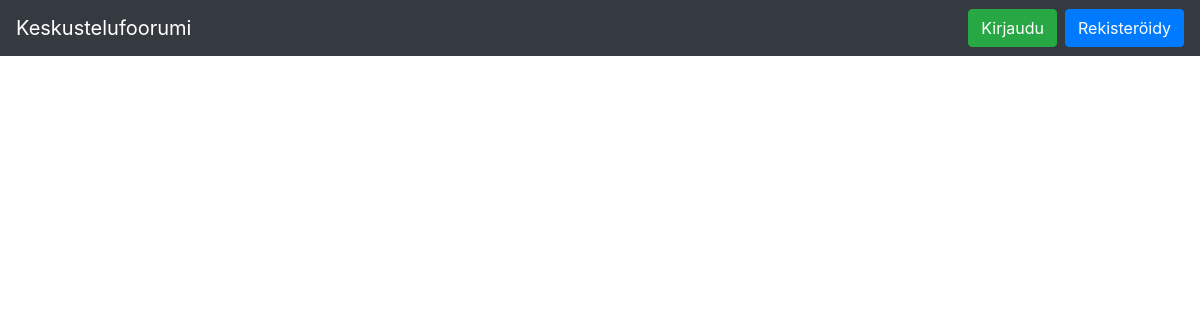
Before: /topics/18 with the older database file.
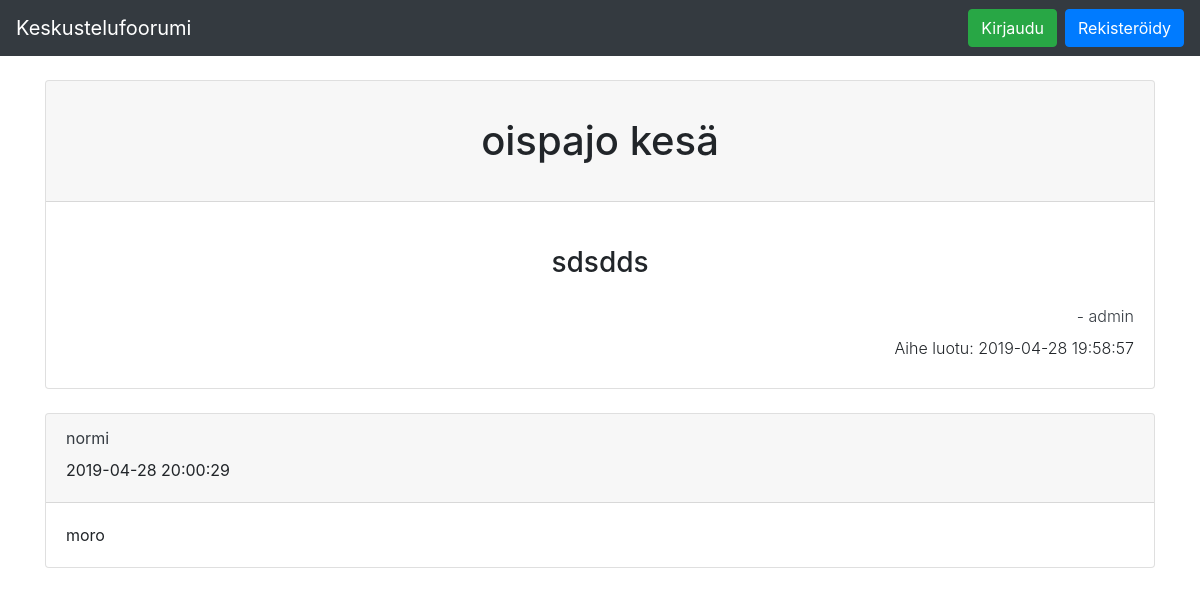
After: the same page with the newer database file.
### application/topics/models.py (models this page shows, shortened)
class Topics(db.Model):
    id = db.Column(db.Integer, primary_key=True)
    date_created = db.Column(db.DateTime, default=db.func.current_timestamp())
    date_modified = db.Column(
        db.DateTime,
        default=db.func.current_timestamp(),
        onupdate=db.func.current_timestamp())
    name = db.Column(db.String(144), nullable=False)
    desc = db.Column(db.String(144), nullable=True)
    account_id = db.Column(
        db.Integer, db.ForeignKey('account.id'), nullable=False)
    kategoriat = relationship("Categories", secondary="topics_categories")

### application/auth/models.py (models this page shows, shortened)
class User(db.Model):
    __tablename__ = "account"
    id = db.Column(db.Integer, primary_key=True)
    name = db.Column(db.String(144), nullable=False)
    username = db.Column(db.String(144), nullable=False)
    password = db.Column(db.String(144), nullable=False)
    rank = db.Column(db.String(144), nullable=False)

### application/posts/models.py (models this page shows, shortened)
class Posts(db.Model):
    id = db.Column(db.Integer, primary_key=True)
    date_created = db.Column(db.DateTime, default=db.func.current_timestamp())
    date_modified = db.Column(
        db.DateTime,
        default=db.func.current_timestamp(),
        onupdate=db.func.current_timestamp())
    message = db.Column(db.Text, nullable=False)
    account_id = db.Column(
        db.Integer, db.ForeignKey('account.id'), nullable=False)
    topics_id = db.Column(
        db.Integer, db.ForeignKey('topics.id'), nullable=False)
    @staticmethod
    def find_posts(topic_id):
        stmt = text(
            "SELECT Posts.id, Posts.message, Account.username, Posts.date_created, Account.id FROM Posts "
            "LEFT JOIN Account ON Account.id = Posts.account_id "
            "LEFT JOIN Topics ON Topics.id = Posts.topics_id "
            "WHERE Topics.id = :topic").params(topic=topic_id)
        res = db.engine.execute(stmt)
        response = []
        for row in res:
            response.append({
                "id": row[0],
                "message": row[1],
                "username": row[2],
                "date": row[3],
                "userid": row[4],
            })
        return response
    @staticmethod
    def topics_info(topic_id):
        stmt = text(
            "SELECT Topics.id, Topics.name, Topics.desc, Topics.date_created, Account.username, Account.id FROM Topics "
            "LEFT JOIN Account ON Topics.account_id = Account.id"
            " WHERE Topics.id = :topic").params(topic=topic_id)
        res = db.engine.execute(stmt)
        response = []
        for row in res:
            response.append({"id": row[0], "name": row[1], "desc": row[2], "date": row[3], "username": row[4], "userid": row[5]})
        return response

### application/topics/views.py (the view)
@app.route("/topics/<topic_id>")
def topic_link(topic_id):
    return render_template(
        "topics/topic.html", topic_id=topic_id, form=PostsForm(), find_posts=Posts.find_posts(topic_id), topics_info=Posts.topics_info(topic_id))

### application/templates/topics/topic.html (shortened to what this page needs)
{% extends "layout.html" %} {% block body %}
{% if find_posts is defined %}
{% if topics_info is defined %}
{% for topic in topics_info %}
<section class="container">
  <div class="panel panel-default">
    <div class="card mb-4">
        <div class="card-header">
      <h1 class="my-4 text-center ">{{ topic.name }}</h1>
      </div>
      <div class="card-body">
      <h3 class="my-4 text-center">{{ topic.desc }}</h3>
      <div class="text-right">
      <a class="font-weight-light text-dark text-right" href="/user/{{ topic.userid }}">- {{ topic.username}}</a>
      <p class="my-2 font-weight-light text-right">Aihe luotu: {{ topic.date }} </p>
    </div>
      </div>
    </div>
  </div>
  {% endfor %}
  <section class="row panel-body">
    <section class="col-md-12">
      {% for post in find_posts %}
      <div class="card mb-4 shadow-sm">
        <div class="card-header">
            <a class="font-weight-normal text-dark" href="/user/{{ post.userid }}">{{ post.username}}</a>
            <p class="my-2 font-weight-normal ">{{ post.date }} </p>
        </div>
        <div class="card-body">
          {{ post.message }}
        </div>
      </div>
      {% endfor %} {% endif %} {% endif %}
    </section>
  </section>
  {% endblock %}

### application/templates/layout.html (shortened to what this page needs)
<!DOCTYPE html>
<head>
  <link rel="stylesheet" href="https://maxcdn.bootstrapcdn.com/bootstrap/4.0.0/css/bootstrap.min.css"
 />
</head>
<body>
  <nav class="navbar navbar-expand-md navbar-dark bg-dark mb-4">
    <a class="navbar-brand" href="/">Keskustelufoorumi</a>
    <div class="collapse navbar-collapse" id="navbarCollapse">
      <div class="form-inline mt-2 mt-md-0">
        {% if current_user.is_authenticated %}
        <a class="mr-3 text-light" href="{{ url_for('user_link', user_id=current_user.id) }}">Oma profiili</a>
        <a class="text-light" href="{{ url_for('auth_logout') }}"> Kirjaudu ulos</a>
        {% else %}
        <a class="btn btn-success my-2 mx-2 my-sm-0" href="{{ url_for('auth_login') }}">Kirjaudu</a>
        <a class="btn btn-primary my-2 my-sm-0" href="{{ url_for('register_form') }}">Rekisteröidy</a>
        {% endif %}
      </div>
    </div>
  </nav>
  <div class="container-fluid">
    {% block body %} {% endblock %}
  </div>
</body>
</html>

Changed rows visible on the page:
added Topics: name "oispajo kesä", desc "sdsdds", username "admin", date "2019-04-28 19:58:57"
added Posts: username "normi", date "2019-04-28 20:00:29", message "moro"
